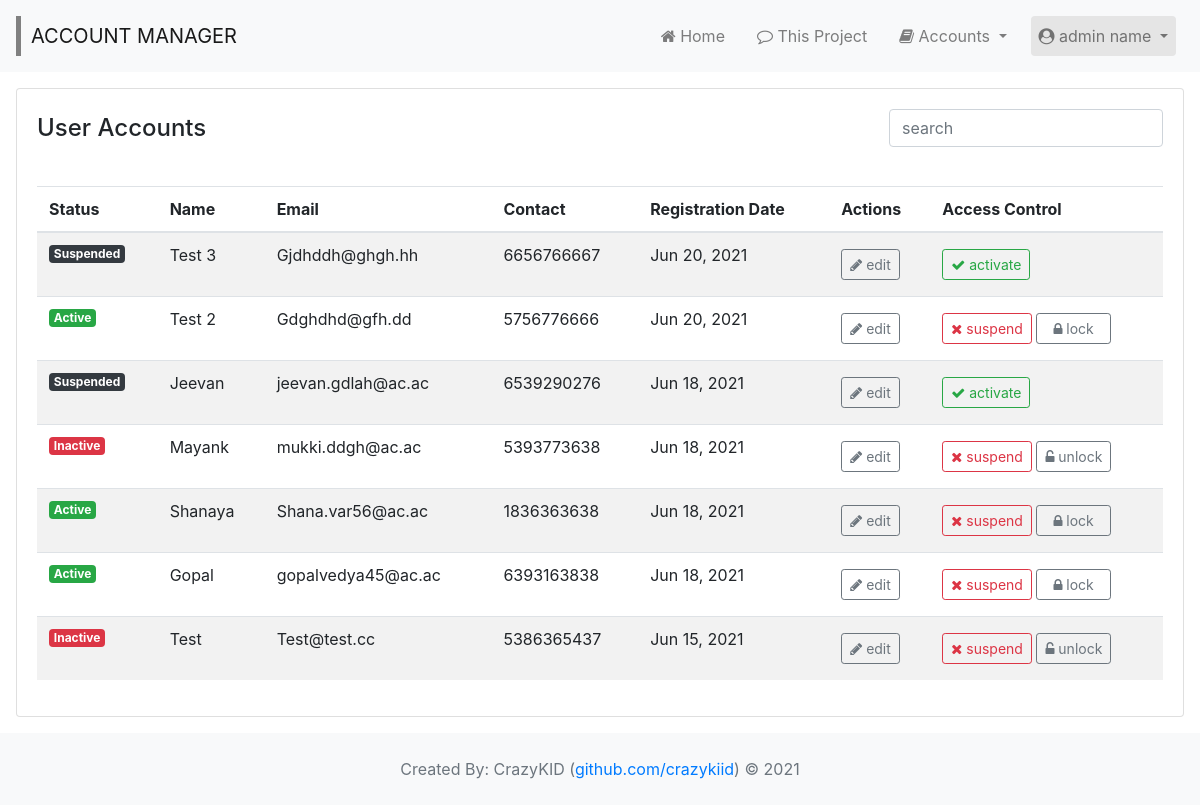
The app's page /accounts/all, older data.
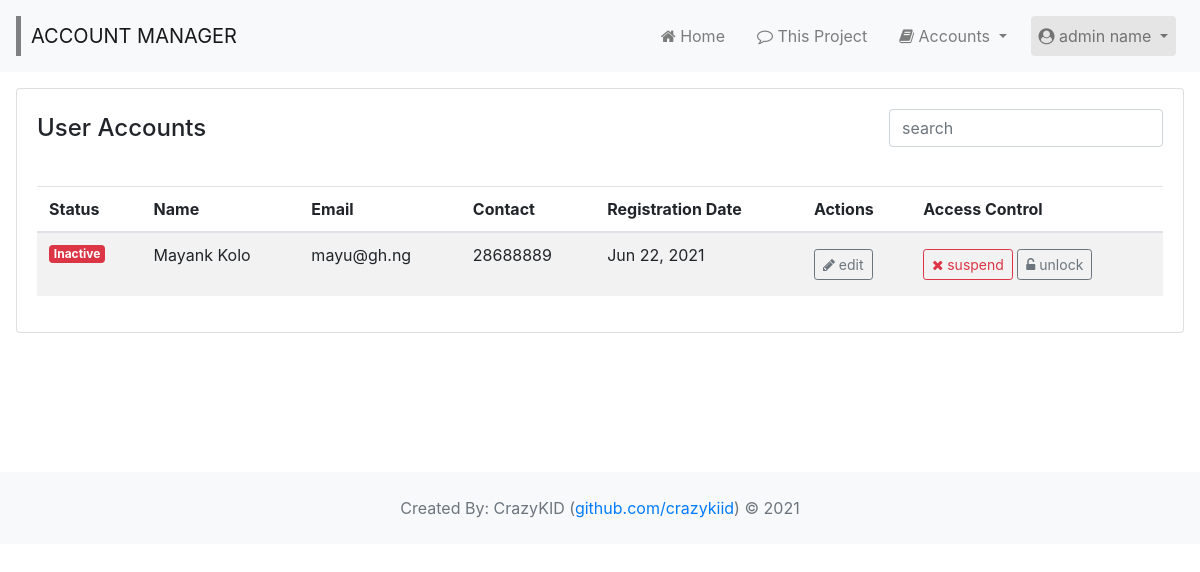
The same page, newer data.
### wsite/models.py (models this page shows, shortened)
class user_accounts(models.Model):
  _id = models.AutoField(primary_key=True)
  _name = models.CharField(max_length=63)
  _email = models.CharField(max_length=63, unique=True)
  _contact = models.CharField(max_length=10)
  _password = models.CharField(max_length=255)
  _status = models.IntegerField(default=0)
  _reg_at = models.DateTimeField(auto_now_add=True)

### wsite/views.py (the view)
# urls.py: path('accounts/all', views.usersAll, name = 'all_users'),
def usersAll(request):
  users_all = user_accounts.objects.all().order_by('-_id')
  return render(request, 'accounts/all.html', { 'users' : users_all })

### wsite/templatetags/custom_tags.py (called while the page is built)
def underscorefix(obj, attribute):
  return getattr(obj, attribute)

### wsite/templates/accounts/all.html (shortened to what this page needs)
{% extends 'layout/layout.html' %}
{% load custom_tags %}
{% block page %}
{% include 'layout/header.html' %}
<div class="container-fluid p-3" style="min-height:400px">
	<section>
		<div class="card">
			<div class="card-body">
				<div class="d-flex flex-column flex-lg-row justify-content-between">
					<h4 style="padding:5px 0px 35px;">User Accounts</h4>
					<div class="form-group pull-right">
					    <input type="text" class="search form-control" placeholder="search">
					</div>
				</div>
				<div class="table-responsive">
				<table class="table table-striped">
					<thead>
					    <tr>
					      <th scope="col">Status</th>
					    	<th scope="col">Name</th>
					    	<th scope="col">Email</th>
					    	<th scope="col">Contact</th>
					    	<th scope="col">Registration Date</th>
					    	<th scope="col">Actions</th>
					    	<th scope="col">Access Control</th>
					    </tr>
					</thead>
					<tbody class="u-list">
						{% if users.count > 0 %}
						  {% for user in users %}
					    <tr>
					    	<td>
					    	  {% if user|usfix:'_status' == 0 %}
					    	  <span class="badge badge-danger">Inactive</span
					    	  {% elif user|usfix:'_status' == 1 %}
                  <span class="badge badge-success">Active</span>
                  {% elif user|usfix:'_status' == 9 %}
                  <span class="badge badge-dark">Suspended</span>
                  {% else %}
                  <span class="badge badge-secondary">Unknown</span>
                  {% endif %}
					    	</td>
					    	<td>{{ user|usfix:'_name' }}</td>
					    	<td>{{ user|usfix:'_email' }}</td>
					    	<td>{{ user|usfix:'_contact' }}</td>
					    	<td>{{ user|usfix:'_reg_at'|date:'M d, Y'}}</td>
					    	<td>
					    	  <a class="btn btn-outline-secondary btn-sm my-1" href="{% url 'update_user' user|usfix:'_id' %}" role="button" data-toggle="tooltip" data-placement="bottom" title="Edit Account Details"><i class="fa fa-pencil" aria-hidden="true"></i> edit</a>
					    	</td>
					    	<td>
					    	  {% if user|usfix:'_status' == 9 %}
								  <a class="btn btn-outline-success btn-sm my-1" href="{% url 'activate_user' user|usfix:'_id' %}" role="button" data-toggle="tooltip" data-placement="bottom" title="Activate Account"><i class="fa fa-check" aria-hidden="true"></i> activate</a>
					    		{% elif user|usfix:'_status' == 0 %}
					    		<a class="btn btn-outline-danger btn-sm my-1" href="{% url 'suspend_user' user|usfix:'_id' %}" role="button" data-toggle="tooltip" data-placement="bottom" title="De-activate Account"><i class="fa fa-times" aria-hidden="true"></i> suspend</a>
					    		<a class="btn btn-outline-secondary btn-sm my-1" href="{% url 'unlock_user' user|usfix:'_id' %}" role="button" data-toggle="tooltip" data-placement="bottom" title="Unlock Account"><i class="fa fa-unlock-alt" aria-hidden="true"></i> unlock</a>
					    		{% elif user|usfix:'_status' == 1 %}
					     		<a class="btn btn-outline-danger btn-sm my-1" href="{% url 'suspend_user' user|usfix:'_id' %}" role="button" data-toggle="tooltip" data-placement="bottom" title="De-activate Account"><i class="fa fa-times" aria-hidden="true"></i> suspend</a>
					     		<a class="btn btn-outline-secondary btn-sm my-1 px-3" href="{% url 'lock_user' user|usfix:'_id' %}" role="button" data-toggle="tooltip" data-placement="bottom" title="Lock Account"><i class="fa fa-lock" aria-hidden="true"></i> lock</a>
					     		{% endif %}
					      </td>
					    </tr>
					    {% endfor %}
					  {% else %}
					    <tr>
					    	<td colspan="7" style="padding:1rem .75rem;">No User Found.</td>
					    </tr>
					  {% endif %}
				  </tbody>
				</table>
				</div>
			</div>
		</div>
	</section>
</div>
{% include 'layout/footer.html' %}
{% endblock page %}

### wsite/templates/layout/layout.html (shortened to what this page needs)
<html>
<html>
<head>
	<link rel="stylesheet" href="" type="text/css" media="all">
	<link rel="stylesheet" href="https://maxcdn.bootstrapcdn.com/bootstrap/4.0.0/css/bootstrap.min.css">
	<link rel="stylesheet" href="https://stackpath.bootstrapcdn.com/font-awesome/4.7.0/css/font-awesome.min.css">
</head>
<body>
{% block page %}{% endblock page %}
</body>
</html>

### wsite/templates/layout/header.html (shortened to what this page needs)
<header>
	<nav class="navbar navbar-expand-lg navbar-light bg-light">
		<a class="navbar-brand" href="{% url 'dashboard' %}" style="border-left:5px solid gray;padding-left:10px;margin-right:0px;">ACCOUNT MANAGER</a>
		<div class="collapse navbar-collapse flex-row-reverse" id="navbarNavDropdown">
		    <ul class="navbar-nav">
		    	<li class="nav-item p-2">
		        	<a class="nav-link" aria-current="page" href="{% url 'dashboard' %}"><i class="fa fa-home" aria-hidden="true"></i> Home</a>
		    	</li>
		    	<li class="nav-item p-2">
		        	<a class="nav-link" aria-current="page" href="{% url 'about' %}"><i class="fa fa-comment-o" aria-hidden="true"></i> This Project</a>
		    	</li>
		    	<li class="nav-item dropdown p-2">
		        	<a class="nav-link dropdown-toggle" href="#" id="accountDropdown" data-toggle="dropdown" aria-haspopup="true" aria-expanded="false">
		        	<i class="fa fa-book" aria-hidden="true"></i> Accounts
		        	</a>
		    	</li>
		    	<li class="nav-item dropdown p-2">
		        	<a class="nav-link dropdown-toggle" href="#" id="adminDropdown" data-toggle="dropdown" aria-haspopup="true" aria-expanded="false" style="background-color:#e5e5e5;border-radius:.25rem;">
		        		<i class="fa fa-user-circle" aria-hidden="true"></i>
		        		admin name
		        	</a>
		    	</li>
		    </ul>
		</div>
	</nav>
</header>

### wsite/templates/layout/footer.html
<footer class="bg-light p-4 text-muted text-center">
Created By: CrazyKID (<a href="https://github.com/crazykiid" target="_blank">github.com/crazykiid</a>) &copy; 2021
</footer>

Row changes from the older to the newer data that the page shows:
removed user_accounts: shows "Suspended", _name "Test 3", _email "Gjdhddh@ghgh.hh", _contact "6656766667", _reg_at "Jun 20, 2021", shows "activate"
removed user_accounts: shows "Active", _name "Test 2", _email "Gdghdhd@gfh.dd", _contact "5756776666", _reg_at "Jun 20, 2021", shows "suspend"
removed user_accounts: shows "Suspended", _name "Jeevan", _email "jeevan.gdlah@ac.ac", _contact "6539290276", _reg_at "Jun 18, 2021", shows "activate"
removed user_accounts: shows "Inactive", _name "Mayank", _email "mukki.ddgh@ac.ac", _contact "5393773638", _reg_at "Jun 18, 2021", shows "suspend"
removed user_accounts: shows "Active", _name "Shanaya", _email "Shana.var56@ac.ac", _contact "1836363638", _reg_at "Jun 18, 2021", shows "suspend"
removed user_accounts: shows "Active", _name "Gopal", _email "gopalvedya45@ac.ac", _contact "6393163838", _reg_at "Jun 18, 2021", shows "suspend"
removed user_accounts: shows "Inactive", user "Test", _email "Test@test.cc", _contact "5386365437", _reg_at "Jun 15, 2021", shows "suspend"
added user_accounts: shows "Inactive", _name "Mayank Kolo", _email "mayu@gh.ng", _contact "28688889", _reg_at "Jun 22, 2021", shows "suspend"
